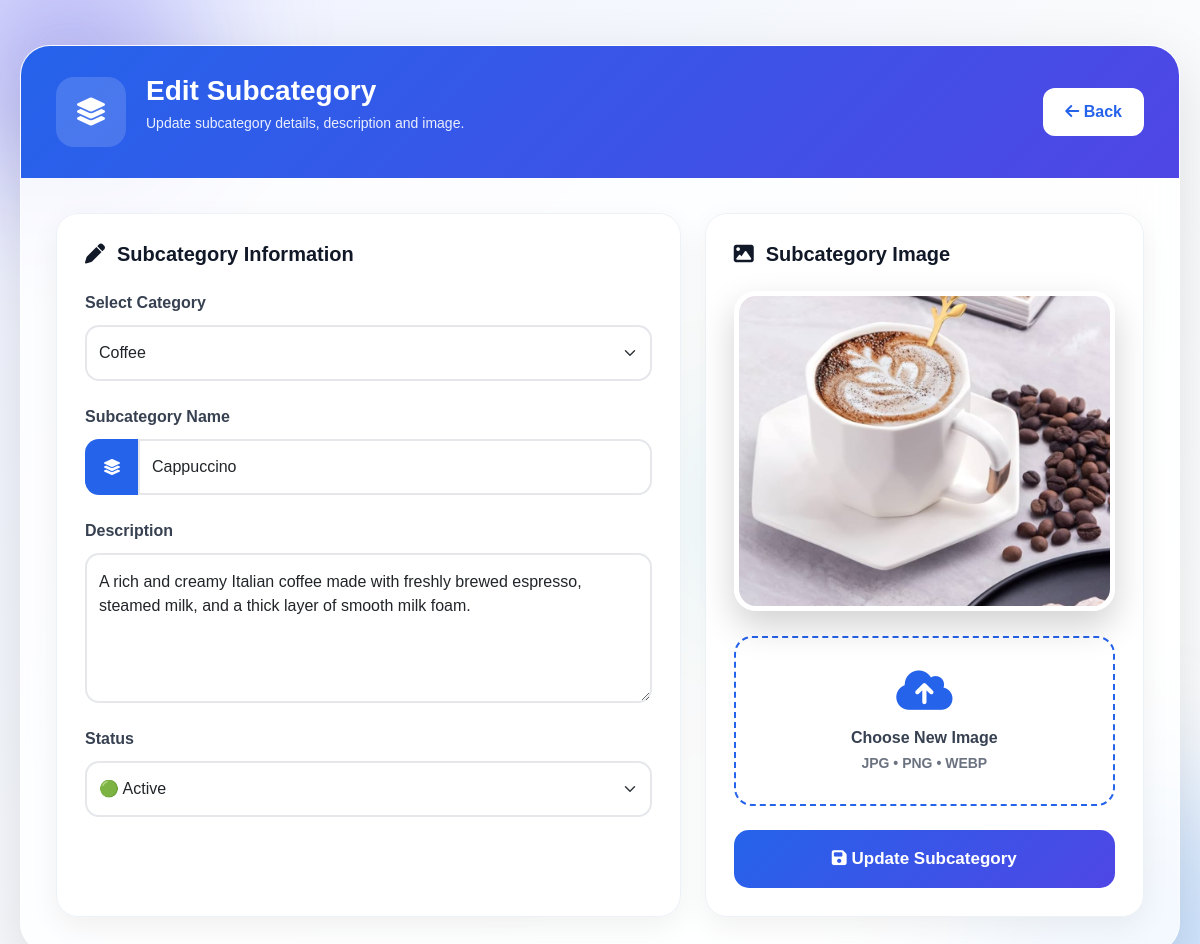
The page /admin/edit_subcategory.php?id=27 on the database its author committed.
### tables this page shows
CREATE TABLE `subcategories` (
  `id` int(11) NOT NULL,
  `category_id` int(11) NOT NULL,
  `category_name` varchar(255) NOT NULL,
  `name` varchar(255) NOT NULL,
  `descri` varchar(255) NOT NULL,
  `image` text NOT NULL,
  `price` int(255) NOT NULL,
  `status` tinyint(1) DEFAULT 1,
  `create_at` timestamp NOT NULL DEFAULT current_timestamp()
);

CREATE TABLE `categories` (
  `id` int(255) NOT NULL,
  `name` varchar(255) NOT NULL,
  `slug` varchar(255) NOT NULL,
  `descri` varchar(255) NOT NULL,
  `price` int(255) NOT NULL,
  `image` text NOT NULL,
  `status` tinyint(1) NOT NULL DEFAULT 1,
  `create_at` timestamp NOT NULL DEFAULT current_timestamp(),
  `parent_id` int(255) NOT NULL DEFAULT 0
);

### admin/edit_subcategory.php (the view, shortened to what this page needs)
<?php
global $conn;
$id = $_GET['id'];
$sql = "
    SELECT *
    FROM subcategories
    WHERE id='$id'
";
$run = mysqli_query($conn, $sql);
$data = mysqli_fetch_assoc($run);
$cat_sql = "
    SELECT *
    FROM categories
    ORDER BY name ASC
";
$cat_run = mysqli_query($conn, $cat_sql);
?>
<!DOCTYPE html>
<html lang="en">
<head>
    <link rel="stylesheet"
        href="../assets/bootstrap-5.3.7-dist/css/bootstrap.min.css">
    <link rel="stylesheet"
        href="https://cdnjs.cloudflare.com/ajax/libs/font-awesome/6.5.2/css/all.min.css">
</head>
<body>
    <div class="bg-shape shape1"></div>
    <div class="edit-wrapper">
        <div class="edit-card">
            <div class="edit-header">
                <div class="header-left">
                    <div class="icon-box">
                        <i class="fas fa-layer-group"></i>
                    </div>
                    <div>
                        <h2>
                            Edit Subcategory
                        </h2>
                        <p>
                            Update subcategory
                            details, description
                            and image.
                        </p>
                    </div>
                </div>
                <a
                    href="admin_panel.php"
                    class="back-btn">
                    <i
                        class="fas fa-arrow-left">
                    </i>
                    Back
                </a>
            </div>
            <form
                action="edisubcate_action.php"
                method="POST"
                enctype="multipart/form-data">
                <div class="row g-4">
                    <div class="col-lg-7">
                        <div
                            class="premium-box">
                            <h5>
                                <i
                                    class="fas fa-pen">
                                </i>
                                Subcategory Information
                            </h5>
                            <div class="mb-4">
                                <label>
                                    Select Category
                                </label>
                                <select
                                    class="form-select premium-input"
                                    name="category_id"
                                    required>
                                    <?php
                                    while (
                                        $catRow =
                                        mysqli_fetch_assoc(
                                            $cat_run
                                        )
                                    ) {
                                    ?>
                                        <option
                                            value="<?php
                                                echo $catRow['id'];
                                            ?>"
                                            <?php
                                            if (
                                                $data[
                                                    'category_id'
                                                ]
                                                ==
                                                $catRow[
                                                    'id'
                                                ]
                                            ) {
                                                echo "selected";
                                            }
                                            ?>>
                                            <?php
                                            echo htmlspecialchars(
                                                $catRow['name']
                                            );
                                            ?>
                                        </option>
                                    <?php
                                    }
                                    ?>
                                </select>
                            </div>
                            <div class="mb-4">
                                <label>
                                    Subcategory Name
                                </label>
                                <div
                                    class="input-group">
                                    <span
                                        class="input-group-text">
                                        <i
                                            class="fas fa-layer-group">
                                        </i>
                                    </span>
                                    <input
                                        type="text"
                                        class="form-control premium-input"
                                        name="name"
                                        id="nameInput"
                                        value="<?php
                                            echo htmlspecialchars(
                                                $data['name']
                                            );
                                        ?>"
                                        required>
                                </div>
                            </div>
                            <div class="mb-4">
                                <label>
                                    Description
                                </label>
                                <textarea
                                    class="form-control premium-input"
                                    name="descri"
                                    id="descriptionInput"
                                    placeholder="Enter subcategory description..."><?php
                                    echo htmlspecialchars(
                                        $data['descri']
                                    );
                                    ?></textarea>
                            </div>
                            <div class="mb-3">
                                <label>
                                    Status
                                </label>
                                <select
                                    class="form-select premium-input"
                                    name="status">
                                    <option
                                        value="1"
                                        <?php
                                        if (
                                            $data[
                                                'status'
                                            ] == 1
                                        ) {
                                            echo "selected";
                                        }
                                        ?>>
                                        🟢 Active
                                    </option>
                                </select>
                            </div>
                        </div>
                    </div>
                    <div class="col-lg-5">
                        <div
                            class="premium-box image-box">
                            <h5>
                                <i
                                    class="fas fa-image">
                                </i>
                                Subcategory Image
                            </h5>
                            <?php
                            if (
                                !empty(
                                    $data['image']
                                )
                            ) {
                                ?>
                                <img
                                    src="../images/<?php
                                        echo htmlspecialchars(
                                            $data['image']
                                        );
                                    ?>"
                                    id="imgpreview"
                                    class="premium-preview"
                                    alt="Subcategory Image">
                            <?php
                            }
                            ?>
                            <label
                                for="imginput"
                                class="upload-box">
                                <i
                                    class="fas fa-cloud-upload-alt">
                                </i>
                                <h6>
                                    Choose New Image
                                </h6>
                                <p>
                                    JPG • PNG • WEBP
                                </p>
                            </label>
                            <div
                                class="d-grid mt-4">
                                <button
                                    type="submit"
                                    name="updateBtn"
                                    class="btn premium-btn"
                                    id="updateBtn">
                                    <i
                                        class="fas fa-save">
                                    </i>
                                    Update Subcategory
                                </button>
                            </div>
                        </div>
                    </div>
                </div>
            </form>
        </div>
    </div>
</body>
</html>

### admin/edit_subcategory.php (style rules this page uses)
* { margin: 0; padding: 0; box-sizing: border-box; font-family: 'Poppins', sans-serif; }
body { background: linear-gradient( 135deg, #eef2ff, #f8fafc, #ffffff ); min-height: 100vh; overflow-x: hidden; position: relative; }
.bg-shape { position: fixed; border-radius: 50%; filter: blur(70px); opacity: .35; z-index: -1; animation: floatShape 8s ease-in-out infinite; }
.shape1 { width: 260px; height: 260px; background: #4f46e5; top: -70px; left: -60px; }
.edit-wrapper { max-width: 1280px; margin: auto; padding: 45px 20px; }
.edit-card { background: rgba( 255, 255, 255, .78 ); backdrop-filter: blur(18px); border: 1px solid rgba( 255, 255, 255, .5 ); border-radius: 30px; overflow: hidden; box-shadow: 0 20px 60px rgba(0, 0, 0, .12); animation: fadeUp .7s ease; }
.edit-header { display: flex; justify-content: space-between; align-items: center; padding: 28px 35px; background: linear-gradient( 135deg, #2563eb, #4f46e5 ); color: #fff; }
.header-left { display: flex; align-items: center; gap: 20px; }
.icon-box { width: 70px; height: 70px; border-radius: 18px; display: flex; align-items: center; justify-content: center; background: rgba( 255, 255, 255, .15 ); font-size: 28px; }
.edit-header h2 { font-size: 28px; font-weight: 700; margin: 0; }
.edit-header p { margin-top: 5px; opacity: .9; font-size: 14px; }
.back-btn { padding: 12px 22px; background: #fff; color: #2563eb; border-radius: 12px; font-weight: 600; text-decoration: none; transition: .35s; }
form { padding: 35px; }
.premium-box { background: #fff; border-radius: 22px; padding: 28px; border: 1px solid #edf2f7; box-shadow: 0 10px 30px rgba(0, 0, 0, .06); height: 100%; transition: .35s; }
.premium-box h5 { margin-bottom: 25px; font-size: 20px; font-weight: 700; color: #111827; display: flex; align-items: center; gap: 12px; }
label { font-weight: 600; margin-bottom: 10px; display: block; color: #374151; }
.premium-input { height: 56px; border-radius: 14px; border: 2px solid #e5e7eb; box-shadow: none; transition: .35s; }
textarea.premium-input { height: 150px; resize: vertical; padding-top: 15px; }
.input-group-text { background: #2563eb; color: #fff; border: none; border-radius: 14px 0 0 14px; padding: 0 18px; font-weight: 700; }
.image-box { text-align: center; }
.premium-preview { width: 100%; height: 320px; object-fit: cover; border-radius: 22px; border: 5px solid #fff; box-shadow: 0 15px 35px rgba(0, 0, 0, .18); transition: .45s; }
.upload-box { margin-top: 25px; padding: 30px; border: 2px dashed #2563eb; border-radius: 18px; cursor: pointer; transition: .35s; }
.upload-box i { font-size: 45px; color: #2563eb; margin-bottom: 15px; display: block; }
.upload-box h6 { font-weight: 700; margin-bottom: 6px; }
.upload-box p { margin: 0; color: #6b7280; font-size: 14px; }
.premium-btn { height: 58px; border: none; border-radius: 15px; background: linear-gradient( 135deg, #2563eb, #4f46e5 ); font-size: 17px; font-weight: 700; color: #fff; transition: .35s; }

### rows shown on the page
subcategories: category_id "Coffee", name "Cappuccino", descri "A rich and creamy Italian coffee made with freshly brewed espresso, steamed milk, and a thick layer of smooth milk foam.", status "🟢 Active", image (picture)
